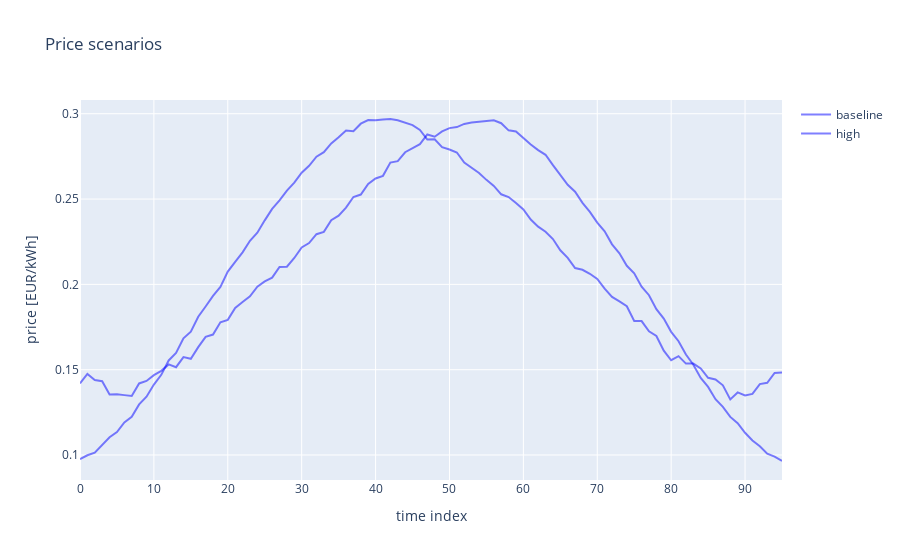

Notebook code for this chart:
### Code cell
fig = go.Figure()

for idx, scenario in model.price_scenarios.scenarios.items():
    fig.add_trace(
        go.Scatter(
            # x=,
            y=scenario.value.values,
            mode="lines",
            name=idx,
            line=dict(color="blue"),
            opacity=scenario.probability,
        )
    )


fig.update_layout(
    title="Price scenarios",
    xaxis_title="time index",
    yaxis_title="price [EUR/kWh]",
)

fig.show()
